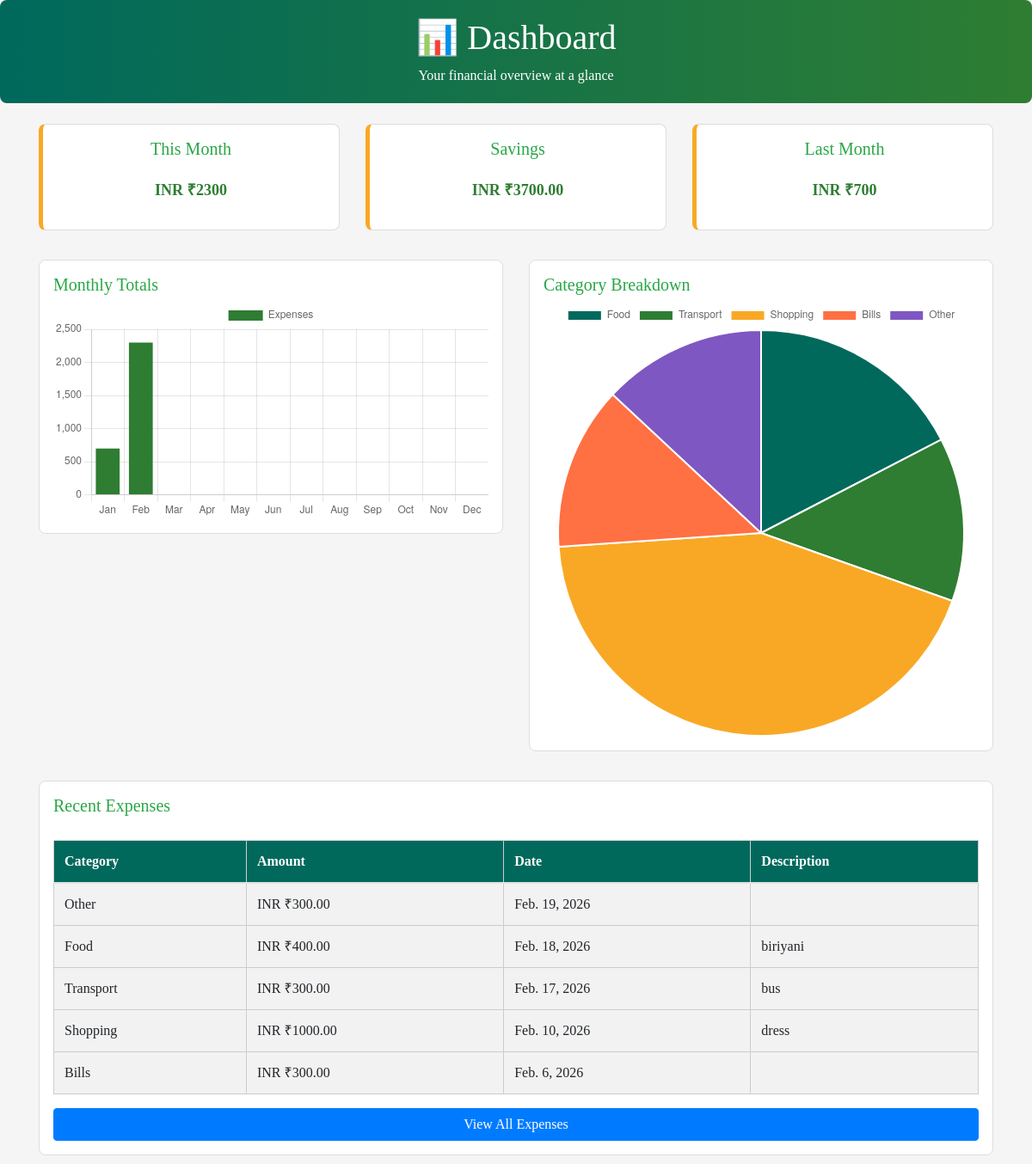
The page /dashboard/ (signed in) on the database its author committed.
### home/models.py (models this page shows, shortened)
class UserProfile(models.Model):
    user = models.OneToOneField(User, on_delete=models.CASCADE)
    currency = models.CharField(max_length=10, default="₹")
    monthly_budget = models.DecimalField(max_digits=10, decimal_places=2, default=0)
    notifications_enabled = models.BooleanField(default=True)

class Expense(models.Model):
    CATEGORY_CHOICES = [
        ("Food", "Food"),
        ("Transport", "Transport"),
        ("Shopping", "Shopping"),
        ("Bills", "Bills"),
        ("Other", "Other"),
    ]
    user = models.ForeignKey(User, on_delete=models.SET_NULL, null=True, blank=True)
    category = models.CharField(max_length=50, choices=CATEGORY_CHOICES, default="Other")
    amount = models.DecimalField(max_digits=10, decimal_places=2, default=0)
    description = models.CharField(max_length=200, blank=True, null=True)
    date = models.DateField(default=datetime.today)  # default to today

### home/views.py (the view)
# urls.py: path('dashboard/', views.dashboard, name='dashboard'),
def dashboard(request):
    user_profile = UserProfile.objects.get(user=request.user)
    today = now().date()
    current_month_expenses = Expense.objects.filter(
        user=request.user,
        date__month=today.month,
        date__year=today.year
    )
    current_month_sum = current_month_expenses.aggregate(Sum('amount'))['amount__sum'] or 0
    last_month = today.month - 1 if today.month > 1 else 12
    last_month_year = today.year if today.month > 1 else today.year - 1
    last_month_expenses = Expense.objects.filter(
        user=request.user,
        date__month=last_month,
        date__year=last_month_year
    )
    last_month_sum = last_month_expenses.aggregate(Sum('amount'))['amount__sum'] or 0
    savings = user_profile.monthly_budget - current_month_sum
    months = ["Jan","Feb","Mar","Apr","May","Jun","Jul","Aug","Sep","Oct","Nov","Dec"]
    month_totals = []
    for m in range(1, 13):
        total = Expense.objects.filter(user=request.user, date__month=m, date__year=today.year).aggregate(Sum('amount'))['amount__sum'] or 0
        month_totals.append(float(total))
    categories = [choice[0] for choice in Expense.CATEGORY_CHOICES]
    category_totals = []
    for cat in categories:
        total = Expense.objects.filter(user=request.user, category=cat, date__month=today.month, date__year=today.year).aggregate(Sum('amount'))['amount__sum'] or 0
        category_totals.append(float(total))
    recent_expenses = Expense.objects.filter(user=request.user).order_by('-date')[:5]
    context = {
        "settings": user_profile,
        "current_month_sum": current_month_sum,
        "last_month_sum": last_month_sum,
        "savings": savings,
        "months": months,
        "month_totals": month_totals,
        "categories": categories,
        "category_totals": category_totals,
        "recent_expenses": recent_expenses,
    }
    return render(request, "dashboard.html", context)

### home/templates/dashboard.html (shortened to what this page needs)
{% extends "base.html" %}
{% block start %}
<div class="header text-center mb-4" style="background: linear-gradient(90deg, #00695c, #2e7d32); color: white; padding: 20px; border-radius: 8px;">
    <h1>📊 Dashboard</h1>
    <p class="mb-0">Your financial overview at a glance</p>
</div>
<div class="container">
    <div class="row mb-4">
        <div class="col-md-4">
            <div class="card text-center p-3" style="border-left: 5px solid #f9a825;">
                <h5 class="text-success">This Month</h5>
                <p class="expense-total">{{ settings.currency }}{{ current_month_sum }}</p>
            </div>
        </div>
        <div class="col-md-4">
            <div class="card text-center p-3" style="border-left: 5px solid #f9a825;">
                <h5 class="text-success">Savings</h5>
                <p class="expense-total">{{ settings.currency }}{{ savings }}</p>
            </div>
        </div>
        <div class="col-md-4">
            <div class="card text-center p-3" style="border-left: 5px solid #f9a825;">
                <h5 class="text-success">Last Month</h5>
                <p class="expense-total">{{ settings.currency }}{{ last_month_sum }}</p>
            </div>
        </div>
    </div>
    <div class="row mb-4">
        <div class="col-md-6">
            <div class="card p-3">
                <h5 class="text-success">Monthly Totals</h5>
                <canvas id="barChart"></canvas>
            </div>
        </div>
        <div class="col-md-6">
            <div class="card p-3">
                <h5 class="text-success">Category Breakdown</h5>
                <canvas id="pieChart"></canvas>
            </div>
        </div>
    </div>
    <div class="card p-3">
        <h5 class="text-success">Recent Expenses</h5>
        <table class="table table-striped table-hover">
            <thead style="background-color:#00695c; color:white;">
                <tr>
                    <th>Category</th>
                    <th>Amount</th>
                    <th>Date</th>
                    <th>Description</th>
                </tr>
            </thead>
            <tbody>
                {% for expense in recent_expenses %}
                <tr>
                    <td>{{ expense.category }}</td>
                    <td>{{ settings.currency }}{{ expense.amount }}</td>
                    <td>{{ expense.date }}</td>
                    <td>{{ expense.description }}</td>
                </tr>
                {% empty %}
                <tr>
                    <td colspan="4" class="text-center text-muted">No recent expenses.</td>
                </tr>
                {% endfor %}
            </tbody>
        </table>
        <a href="{% url 'pdf' %}" class="btn btn-primary">View All Expenses</a>
    </div>
</div>
<script>
    // Bar chart for monthly totals
    var ctxBar = document.getElementById('barChart').getContext('2d');
    var barChart = new Chart(ctxBar, {
        type: 'bar',
        data: {
            labels: {{ months|safe }},
            datasets: [{
                label: 'Expenses',
                data: {{ month_totals|safe }},
                backgroundColor: '#2e7d32'
            }]
        }
    });
    // Pie chart for category breakdown
    var ctxPie = document.getElementById('pieChart').getContext('2d');
    var pieChart = new Chart(ctxPie, {
        type: 'pie',
        data: {
            labels: {{ categories|safe }},
            datasets: [{
                data: {{ category_totals|safe }},
                backgroundColor: ['#00695c','#2e7d32','#f9a825','#ff7043','#7e57c2']
            }]
        }
    });
</script>
{% endblock %}

### home/templates/base.html (style rules this page uses)
body { font-family: 'Times New Roman', Times, serif; background-color: #f5f5f5; }
.card { margin-bottom: 10px; border-radius: 8px; border: 1px solid #ddd; }
table { width: 80%; margin: 20px auto; border-collapse: collapse; }
th, td { padding: 10px; text-align: left; border: 1px solid #ccc; }
th { background-color: #00695c; color: white; }
tr:nth-child(even) { background-color: #f2f2f2; }
.expense-total { font-size: 18px; font-weight: bold; color: #2e7d32; margin-top: 15px; }

### rows shown on the page
UserProfile: currency "INR ₹"
Expense: category "Other", amount "300.00", date "Feb. 19, 2026"
Expense: category "Food", amount "400.00", date "Feb. 18, 2026", description "biriyani"
Expense: category "Transport", amount "300.00", date "Feb. 17, 2026", description "bus"
Expense: category "Shopping", amount "1000.00", date "Feb. 10, 2026", description "dress"
Expense: category "Bills", amount "300.00", date "Feb. 6, 2026"

### other values the page prints
{{ current_month_sum }} "2300"
{{ savings }} "3700.00"
{{ last_month_sum }} "700"
chart data {{ months|safe }} ['Jan', 'Feb', 'Mar', 'Apr', 'May', 'Jun', 'Jul', 'Aug', 'Sep', 'Oct', 'Nov', 'Dec']
chart data {{ month_totals|safe }} [700.0, 2300.0, 0.0, 0.0, 0.0, 0.0, 0.0, 0.0, 0.0, 0.0, 0.0, 0.0]
chart data {{ categories|safe }} ['Food', 'Transport', 'Shopping', 'Bills', 'Other']
chart data {{ category_totals|safe }} [400.0, 300.0, 1000.0, 300.0, 300.0]
